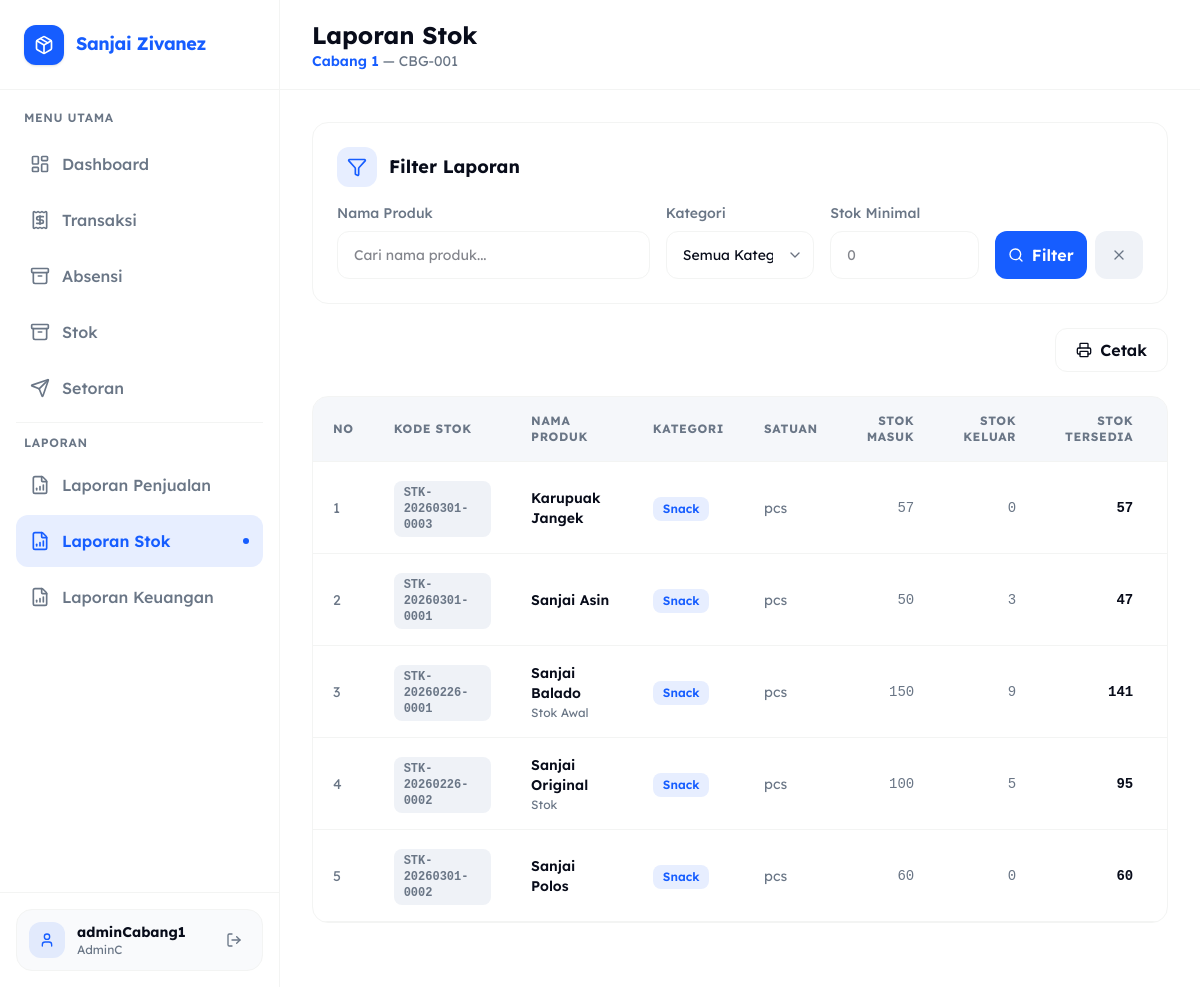
Page /AdminC/laporan_stok.php (signed in) on the committed database.
### tables this page shows
CREATE TABLE `cabang` (
  `id` int(11) NOT NULL,
  `kode_cabang` varchar(20) NOT NULL COMMENT 'Kode unik cabang, misal: CBG-001',
  `nama_cabang` varchar(150) NOT NULL COMMENT 'Nama lengkap cabang',
  `alamat` text DEFAULT NULL COMMENT 'Alamat lengkap cabang',
  `telepon` varchar(20) DEFAULT NULL COMMENT 'Nomor telepon cabang',
  `admin_id` int(11) DEFAULT NULL COMMENT 'FK ke users.id dengan role AdminC',
  `status` enum('Aktif','Nonaktif') NOT NULL DEFAULT 'Aktif' COMMENT 'Status operasional cabang',
  `created_at` timestamp NULL DEFAULT current_timestamp(),
  `updated_at` timestamp NULL DEFAULT current_timestamp() ON UPDATE current_timestamp()
);

CREATE TABLE `stok` (
  `id` int(11) NOT NULL,
  `kode_stok` varchar(50) NOT NULL COMMENT 'Kode unik stok, misal: STK-20260217-0001',
  `cabang_id` int(11) NOT NULL COMMENT 'FK ke cabang.id',
  `nama_produk` varchar(150) NOT NULL COMMENT 'Nama produk / barang',
  `kategori` varchar(100) DEFAULT NULL COMMENT 'Kategori produk',
  `satuan` varchar(30) NOT NULL COMMENT 'Satuan: pcs, kg, lusin, dll',
  `stok_masuk` int(11) NOT NULL DEFAULT 0,
  `stok_keluar` int(11) NOT NULL DEFAULT 0,
  `stok_tersedia` int(11) GENERATED ALWAYS AS (`stok_masuk` - `stok_keluar`) STORED COMMENT 'Otomatis: stok_masuk - stok_keluar',
  `harga_beli` bigint(20) NOT NULL DEFAULT 0 COMMENT 'Harga beli per satuan (Rp)',
  `harga_jual` bigint(20) NOT NULL DEFAULT 0 COMMENT 'Harga jual per satuan (Rp)',
  `keterangan` text DEFAULT NULL,
  `created_at` timestamp NULL DEFAULT current_timestamp(),
  `updated_at` timestamp NULL DEFAULT current_timestamp() ON UPDATE current_timestamp()
);

### AdminC/laporan_stok.php (the view, shortened to what this page needs)
<?php
require_once __DIR__ . '/../config.php';
$adminId = (int)($_SESSION['user_id'] ?? $_SESSION['id'] ?? $_SESSION['userId'] ?? 0);
$cabangSaya = null;
if ($adminId > 0) {
    $cStmt = $conn->prepare("SELECT id, nama_cabang, kode_cabang FROM cabang WHERE admin_id = ? LIMIT 1");
    $cStmt->bind_param("i", $adminId);
    $cStmt->execute();
    $cabangSaya = $cStmt->get_result()->fetch_assoc();
}
$cabangId = $cabangSaya['id'] ?? 0;
$filterNama      = trim($_GET['nama'] ?? '');
$filterStokMin   = $_GET['stok_min']  ?? '';
$whereConditions = ["cabang_id = ?"];
$params          = [$cabangId];
$paramTypes      = "i";
$whereClause = implode(" AND ", $whereConditions);
$page    = max(1, (int)($_GET['page'] ?? 1));
$perPage = 15;
$offset  = ($page - 1) * $perPage;
$paramsWithLimit  = array_merge($params, [$perPage, $offset]);
$paramTypesLimit  = $paramTypes . "ii";
$dStmt = $conn->prepare("
    SELECT id, kode_stok, nama_produk, kategori, satuan,
           stok_masuk, stok_keluar, stok_tersedia,
           harga_beli, harga_jual, keterangan, updated_at
    FROM stok
    WHERE $whereClause
    ORDER BY nama_produk ASC
    LIMIT ? OFFSET ?
");
$dStmt->bind_param($paramTypesLimit, ...$paramsWithLimit);
$dStmt->execute();
$rows = $dStmt->get_result()->fetch_all(MYSQLI_ASSOC);
?>
<!DOCTYPE html>
<html lang="id">
<head>
    <script src="https://cdn.jsdelivr.net/npm/@tailwindcss/browser@4"></script>
</head>
<body class="font-sans bg-white min-h-screen overflow-x-hidden text-foreground">
    <?php include __DIR__ . '/../layout/sidebar.php'; ?>
    <main class="flex-1 lg:ml-[280px] flex flex-col min-h-screen overflow-x-hidden relative">
        <div class="sticky top-0 z-30 flex items-center w-full h-[90px] shrink-0 border-b border-border bg-white/80 backdrop-blur-md px-5 md:px-8 no-print">
            <div class="flex items-center gap-4">
                <div>
                    <h2 class="font-bold text-2xl text-foreground">Laporan Stok</h2>
                    <p class="hidden sm:block text-sm text-secondary">
                        <?php if ($cabangSaya): ?>
                            <span class="font-semibold text-primary"><?= htmlspecialchars($cabangSaya['nama_cabang']) ?></span>
                            &mdash; <?= htmlspecialchars($cabangSaya['kode_cabang']) ?>
                        <?php else: ?>Anda belum ditugaskan ke cabang manapun<?php endif; ?>
                    </p>
                </div>
            </div>
        </div>
        <div class="flex-1 p-5 md:p-8 overflow-y-auto">
            <div class="bg-white rounded-2xl border border-border p-6 mb-6 no-print">
                <div class="flex items-center gap-3 mb-4">
                    <div class="size-10 rounded-xl bg-primary/10 flex items-center justify-center shrink-0">
                        <i data-lucide="filter" class="size-5 text-primary"></i>
                    </div>
                    <h3 class="font-bold text-lg text-foreground">Filter Laporan</h3>
                </div>
                <form method="GET" class="grid grid-cols-1 md:grid-cols-5 gap-4">
                    <div class="md:col-span-2">
                        <label class="block text-sm font-medium text-secondary mb-2">Nama Produk</label>
                        <input type="text" name="nama" value="<?= htmlspecialchars($filterNama) ?>"
                            placeholder="Cari nama produk..."
                            class="w-full h-12 px-4 rounded-xl border border-border focus:ring-2 focus:ring-primary focus:border-primary transition-all text-sm">
                    </div>
                    <div>
                        <label class="block text-sm font-medium text-secondary mb-2">Kategori</label>
                        <select name="kategori" class="w-full h-12 px-4 rounded-xl border border-border focus:ring-2 focus:ring-primary focus:border-primary transition-all text-sm">
                            <option value="">Semua Kategori</option>
                        </select>
                    </div>
                    <div>
                        <label class="block text-sm font-medium text-secondary mb-2">Stok Minimal</label>
                        <input type="number" name="stok_min" min="0" value="<?= htmlspecialchars($filterStokMin) ?>"
                            placeholder="0"
                            class="w-full h-12 px-4 rounded-xl border border-border focus:ring-2 focus:ring-primary focus:border-primary transition-all text-sm">
                    </div>
                    <div class="flex items-end gap-2">
                        <button type="submit" class="flex-1 h-12 bg-primary hover:bg-primary-hover text-white rounded-xl font-semibold flex items-center justify-center gap-2 transition-all">
                            <i data-lucide="search" class="size-4"></i>
                            <span>Filter</span>
                        </button>
                        <a href="laporan_stok.php" class="h-12 px-4 bg-muted hover:bg-secondary/10 text-secondary rounded-xl font-semibold flex items-center justify-center transition-all">
                            <i data-lucide="x" class="size-4"></i>
                        </a>
                    </div>
                </form>
            </div>
            <div class="flex justify-end gap-3 mb-6 no-print">
                <button onclick="window.print()" class="px-5 h-11 bg-white border border-border hover:bg-muted text-foreground rounded-xl font-semibold flex items-center gap-2 transition-all">
                    <i data-lucide="printer" class="size-4"></i>
                    <span>Cetak</span>
                </button>
            </div>
            <div class="bg-white rounded-2xl border border-border overflow-hidden mb-8">
                <div class="overflow-x-auto scrollbar-hide">
                    <table class="w-full min-w-[1050px]" id="stokTable">
                        <thead>
                            <tr class="border-b border-border bg-muted/60">
                                <th class="text-left px-5 py-4 text-xs font-bold text-secondary uppercase tracking-wider">No</th>
                                <th class="text-left px-5 py-4 text-xs font-bold text-secondary uppercase tracking-wider">Kode Stok</th>
                                <th class="text-left px-5 py-4 text-xs font-bold text-secondary uppercase tracking-wider">Nama Produk</th>
                                <th class="text-left px-5 py-4 text-xs font-bold text-secondary uppercase tracking-wider">Kategori</th>
                                <th class="text-left px-5 py-4 text-xs font-bold text-secondary uppercase tracking-wider">Satuan</th>
                                <th class="text-right px-5 py-4 text-xs font-bold text-secondary uppercase tracking-wider">Stok Masuk</th>
                                <th class="text-right px-5 py-4 text-xs font-bold text-secondary uppercase tracking-wider">Stok Keluar</th>
                                <th class="text-right px-5 py-4 text-xs font-bold text-secondary uppercase tracking-wider">Stok Tersedia</th>
                                <th class="text-right px-5 py-4 text-xs font-bold text-secondary uppercase tracking-wider">Harga Jual</th>
                            </tr>
                        </thead>
                        <tbody>
                            <?php if (empty($rows)): ?>
                                <tr>
                                    <td colspan="10">
                                        <div class="py-16 flex flex-col items-center gap-3 text-center">
                                            <div class="size-16 rounded-2xl bg-muted flex items-center justify-center">
                                                <i data-lucide="package-x" class="size-8 text-secondary"></i>
                                            </div>
                                            <p class="font-semibold text-foreground">Tidak ada data stok</p>
                                            <p class="text-sm text-secondary">Silakan sesuaikan filter untuk melihat laporan stok.</p>
                                        </div>
                                    </td>
                                </tr>
                            <?php else:
                                $no = $offset + 1;
                                foreach ($rows as $r):
                                    $stokTersedia = (int)$r['stok_tersedia'];
                            ?>
                                <tr class="table-row-hover border-b border-border transition-colors">
                                    <td class="px-5 py-4 text-sm text-secondary"><?= $no++ ?></td>
                                    <td class="px-5 py-4">
                                        <span class="inline-flex items-center px-2.5 py-1 rounded-lg bg-muted text-secondary text-xs font-bold font-mono">
                                            <?= htmlspecialchars($r['kode_stok']) ?>
                                        </span>
                                    </td>
                                    <td class="px-5 py-4">
                                        <p class="font-semibold text-foreground text-sm"><?= htmlspecialchars($r['nama_produk']) ?></p>
                                        <?php if (!empty($r['keterangan'])): ?>
                                            <p class="text-xs text-secondary mt-0.5"><?= htmlspecialchars($r['keterangan']) ?></p>
                                        <?php endif; ?>
                                    </td>
                                    <td class="px-5 py-4">
                                        <?php if (!empty($r['kategori'])): ?>
                                            <span class="inline-flex px-2.5 py-1 rounded-lg bg-primary/10 text-primary text-xs font-semibold">
                                                <?= htmlspecialchars($r['kategori']) ?>
                                            </span>
                                        <?php else: ?>
                                            <span class="text-secondary text-sm">-</span>
                                        <?php endif; ?>
                                    </td>
                                    <td class="px-5 py-4 text-sm text-secondary"><?= htmlspecialchars($r['satuan']) ?></td>
                                    <td class="px-5 py-4 text-right text-sm font-mono text-secondary">
                                        <?= number_format($r['stok_masuk'], 0, ',', '.') ?>
                                    </td>
                                    <td class="px-5 py-4 text-right text-sm font-mono text-secondary">
                                        <?= number_format($r['stok_keluar'], 0, ',', '.') ?>
                                    </td>
                                    <td class="px-5 py-4 text-right">
                                        <p class="font-bold text-foreground text-sm font-mono <?= $stokTersedia <= 0 ? 'text-error' : ($stokTersedia <= 10 ? 'text-yellow-600' : '') ?>">
                                            <?= number_format($stokTersedia, 0, ',', '.') ?>
                                        </p>
                                    </td>
                                    <td class="px-5 py-4 text-right">
                                    </td>
                                </tr>
                            <?php endforeach; endif; ?>
                        </tbody>
                    </table>
                </div>
            </div>
        </div>
    </main>
</body>
</html>

### AdminC/laporan_stok.php (style rules this page uses)
:root { --primary: #165DFF; --primary-hover: #0E4BD9; --foreground: #080C1A; --secondary: #6A7686; --muted: #EFF2F7; --border: #F3F4F3; --card-grey: #F1F3F6; --success: #30B22D; --success-light: #DCFCE7; --error: #ED6B60; --error-light: #FEE2E2; --warning: #FED71F; --warning-light: #FEF9C3; --font-sans: 'Lexend Deca', sans-serif; }
select { @apply appearance-none bg-no-repeat cursor-pointer; background-position: right 10px center; padding-right: 40px; }
.scrollbar-hide { -ms-overflow-style: none; scrollbar-width: none; }

### rows in the picture
cabang: nama_cabang "Cabang 1", kode_cabang "CBG-001"
stok: kode_stok "STK-20260301-0003", nama_produk "Karupuak Jangek", kategori "Snack", satuan "pcs", stok_masuk "57", stok_keluar "0", stok_tersedia "57"
stok: kode_stok "STK-20260301-0001", nama_produk "Sanjai Asin", kategori "Snack", satuan "pcs", stok_masuk "50", stok_keluar "3", stok_tersedia "47"
stok: kode_stok "STK-20260226-0001", nama_produk "Sanjai Balado", keterangan "Stok Awal", kategori "Snack", satuan "pcs", stok_masuk "150", stok_keluar "9", stok_tersedia "141"
stok: kode_stok "STK-20260226-0002", nama_produk "Sanjai Original", keterangan "Stok", kategori "Snack", satuan "pcs", stok_masuk "100", stok_keluar "5", stok_tersedia "95"
stok: kode_stok "STK-20260301-0002", nama_produk "Sanjai Polos", kategori "Snack", satuan "pcs", stok_masuk "60", stok_keluar "0", stok_tersedia "60"

### other values in the picture
$label "Dashboard Transaksi Absensi Stok Setoran Laporan Penjualan Laporan Stok Laporan Keuangan"
$_SESSION['username'] "adminCabang1"
$_SESSION['role'] "AdminC"
